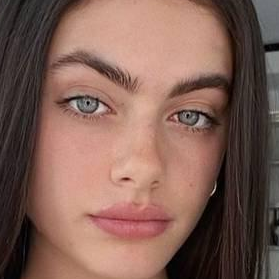
#> input picture model/test_images/Sober_Images8.png, 279 x 279 px
$ jupyter execute --allow-errors DrunkClassification.ipynb   (shell and % lines are left out)
#> lines starting #> are read from the running program, lines starting #| are printed output that depends on the picture; after the words box and inside, x2 and y2 are one past the last pixel; in counts of white or black regions, pixels touching at a corner belong together
[cell 1]
import numpy as np
import cv2
import matplotlib
from matplotlib import pyplot as plt

[cell 2]
img = cv2.imread('./test_images/Sober_Images8.png')
#> img is the input picture: shape (279, 279, 3); mean B, G, R 85.1, 95.4, 128.2
img.shape
#> Out = (279, 279, 3)

[cell 3]
plt.imshow(img)

[cell 4]
gray = cv2.cvtColor(img,cv2.COLOR_BGR2GRAY)
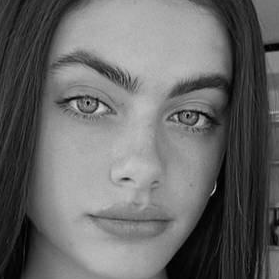
#> gray: shape (279, 279); min 0, max 208, mean 104
gray.shape
#> Out = (279, 279)

[cell 5]
gray

[cell 6]
plt.imshow(gray, cmap='gray')

[cell 7]
face_cascade = cv2.CascadeClassifier('./opencv/haarcascades/haarcascade_frontalface_default.xml')
eye_cascade = cv2.CascadeClassifier('./opencv/haarcascades/haarcascade_eye.xml')

faces = face_cascade.detectMultiScale(gray, 1.3, 5)
#> faces = [[22, 31, 235, 235]]
faces
#> Out = [[22, 31, 235, 235]]

[cell 8]
(x,y,w,h) = faces[0]
#> x = 22; y = 31; w = 235; h = 235
x,y,w,h
#> Out = (22, 31, 235, 235)

[cell 9]
face_img = cv2.rectangle(img,(x,y),(x+w,y+h),(255,0,0),2)
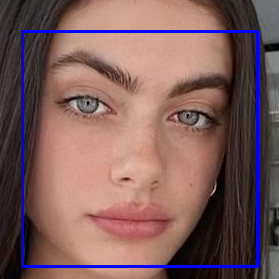
#> face_img: shape (279, 279, 3); mean B, G, R 92.1, 93, 125
plt.imshow(face_img)

[cell 10]
cv2.destroyAllWindows()
for (x,y,w,h) in faces:
    face_img = cv2.rectangle(img,(x,y),(x+w,y+h),(255,0,0),2)
    roi_gray = gray[y:y+h, x:x+w]
    roi_color = face_img[y:y+h, x:x+w]
    eyes = eye_cascade.detectMultiScale(roi_gray)
    for (ex,ey,ew,eh) in eyes:
        cv2.rectangle(roi_color,(ex,ey),(ex+ew,ey+eh),(0,255,0),2)
#> this loop made 1 pass
#> (x, y, w, h, eyes) on pass 1: (22, 31, 235, 235, [[32, 42, 64, 64], [141, 61, 53, 53]])
#> pass 1, `roi_gray = gray[y:y+h, x:x+w]`:
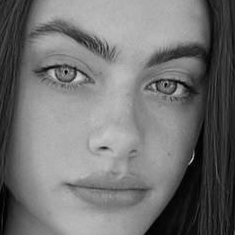
#> roi_gray: shape (235, 235); min 0, max 208, mean 114.4
#> pass 1, `roi_color = face_img[y:y+h, x:x+w]`:
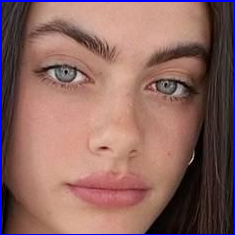
#> roi_color: shape (235, 235, 3); mean B, G, R 97.2, 102.4, 140.5
#> after the loop:
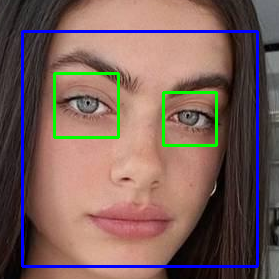
#> img: shape (279, 279, 3); 1.79% of pixels changed, all inside (x1, y1, x2, y2) = (53, 72, 218, 147)
#> after the loop:
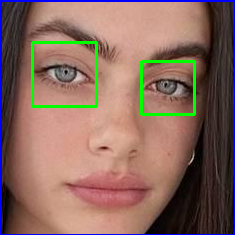
#> roi_color: shape (235, 235, 3); 2.53% of pixels changed, all inside (x1, y1, x2, y2) = (31, 41, 196, 116)


plt.figure()
plt.imshow(face_img, cmap='gray')
plt.show()

[cell 11]
plt.imshow(roi_color, cmap='gray')

[cell 12]
def get_cropped_image_if_2_eyes(image_path):
#> called with image_path = './test_images/Sober_Images8.png'
    img = cv2.imread(image_path)
    gray = cv2.cvtColor(img, cv2.COLOR_BGR2GRAY)
    faces = face_cascade.detectMultiScale(gray, 1.3, 5)
#> faces = [[22, 31, 235, 235]]
    for (x,y,w,h) in faces:
        roi_gray = gray[y:y+h, x:x+w]
        roi_color = img[y:y+h, x:x+w]
        eyes = eye_cascade.detectMultiScale(roi_gray)
        if len(eyes) >= 2:
            return roi_color
#> this loop made 1 pass
#> pass 1, in get_cropped_image_if_2_eyes, `roi_color = img[y:y+h, x:x+w]`:
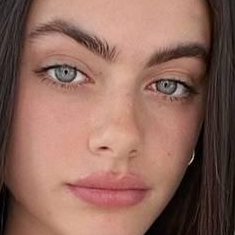
#> roi_color: shape (235, 235, 3); mean B, G, R 92.4, 104.2, 142.9

[cell 13]
original_image = cv2.imread('./test_images/Sober_Images8.png')
plt.imshow(original_image)

[cell 14]
cropped_image = get_cropped_image_if_2_eyes('./test_images/Sober_Images8.png')
plt.imshow(cropped_image)

[cell 15]
org_image_obstructed = cv2.imread('./test_images/Sober_Images8.png')
plt.imshow(org_image_obstructed)

[cell 16]
cropped_image_no_2_eyes = get_cropped_image_if_2_eyes('./test_images/Sober_Images8.png')
cropped_image_no_2_eyes

[cell 17]
path_to_data = "./Sober_Drunk_Dataset/"
path_to_cr_data = "./Sober_Drunk_Dataset/cropped/"

[cell 18]
import os
img_dirs = []
#> (the rest of this cell did not finish here and is left out)

[cell 19]
img_dirs

[cell 20]
import shutil
if os.path.exists(path_to_cr_data):
     shutil.rmtree(path_to_cr_data)
os.mkdir(path_to_cr_data)

[cell 21]
cropped_image_dirs = []
drunk_file_names_dict = {}

for img_dir in img_dirs:
    count = 1
    drunk_name = img_dir.split('/')[-1]
    print(drunk_name)

    drunk_file_names_dict[drunk_name] = []

    for entry in os.scandir(img_dir):
        roi_color = get_cropped_image_if_2_eyes(entry.path)
        if roi_color is not None:
            cropped_folder = path_to_cr_data + drunk_name
            if not os.path.exists(cropped_folder):
                os.makedirs(cropped_folder)
                cropped_image_dirs.append(cropped_folder)
                print("Generating cropped images in folder: ",cropped_folder)

            cropped_file_name = drunk_name + str(count) + ".png"
            cropped_file_path = cropped_folder + "/" + cropped_file_name

            cv2.imwrite(cropped_file_path, roi_color)
            drunk_file_names_dict[drunk_name].append(cropped_file_path)
            count += 1

[cell 22]
import numpy as np
import pywt
import cv2

def w2d(img, mode='haar', level=1):
#> called with mode = 'db1', level = 5
    imArray = img
    #Datatype conversions
    #convert to grayscale
    imArray = cv2.cvtColor( imArray,cv2.COLOR_RGB2GRAY )
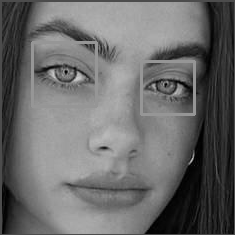
#> imArray: shape (235, 235); min 0, max 204, mean 106
    #convert to float
    imArray =  np.float32(imArray)
    imArray /= 255;
    # compute coefficients
    coeffs=pywt.wavedec2(imArray, mode, level=level)
#> coeffs = 6 items

    #Process Coefficients
    coeffs_H=list(coeffs)
#> coeffs_H = 6 items
    coeffs_H[0] *= 0;

    # reconstruction
    imArray_H=pywt.waverec2(coeffs_H, mode);
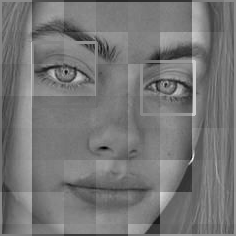
#> imArray_H: shape (236, 236) float32; min -0.527, max 0.61, mean -0.000209; drawn with min black and max white
    imArray_H *= 255;
    imArray_H =  np.uint8(imArray_H)
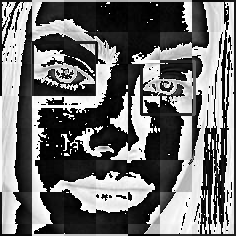
#> imArray_H: shape (236, 236); min 0, max 255, mean 111.3

    return imArray_H

[cell 23]
cropped_img = np.array(roi_color)
cropped_img.shape

[cell 24]
im_har = w2d(cropped_img,'db1',5)
plt.imshow(im_har, cmap='gray')

[cell 25]
drunk_file_names_dict

[cell 26]
class_dict = {}
count = 0
for drunk_name in drunk_file_names_dict.keys():
    class_dict[drunk_name] = count
    count = count + 1
class_dict

$ run again, with model/test_images/Soberface.jpg saved as model/test_images/Sober_Images8.png
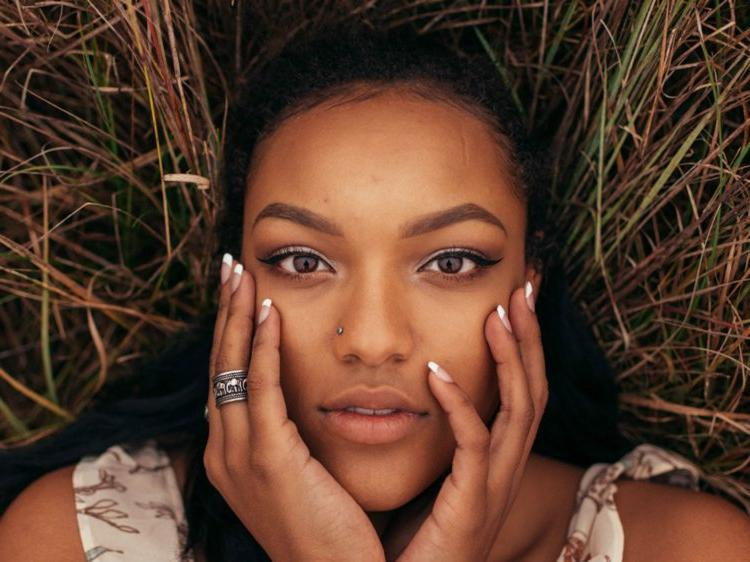
#> input picture model/test_images/Soberface.jpg, 750 x 562 px
#> img is the input picture: shape (562, 750, 3); mean B, G, R 44, 60.4, 90.9
#> `faces = face_cascade.detectMultiScale(gray, 1.3, 5)`: faces = [[197, 126, 356, 356]]
#> `(x,y,w,h) = faces[0]`: x = 197; y = 126; w = 356
#> `x,y,w,h`: Out = (197, 126, 356, 356)
#> the loop `for (x,y,w,h) in faces:` made 1 pass
#> after the loop `for (x,y,w,h) in faces:`:
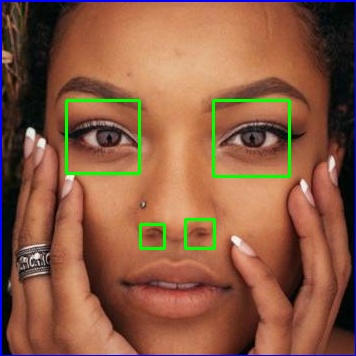
#> roi_color: shape (356, 356, 3); mean B, G, R 67.3, 91.7, 139.9
#> in get_cropped_image_if_2_eyes, `faces = face_cascade.detectMultiScale(gray, 1.3, 5)`: faces = [[197, 126, 356, 356]]
#> the loop in get_cropped_image_if_2_eyes, `for (x,y,w,h) in faces:` made 1 pass
#> coeffs = 6 items
#> in w2d, `imArray_H =  np.uint8(imArray_H)`:
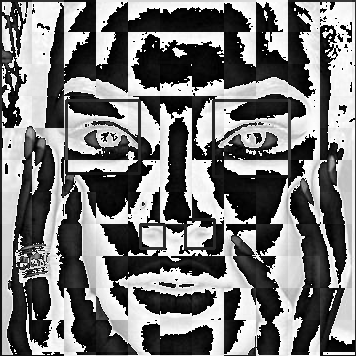
#> imArray_H: shape (356, 356); min 0, max 255, mean 120.4
